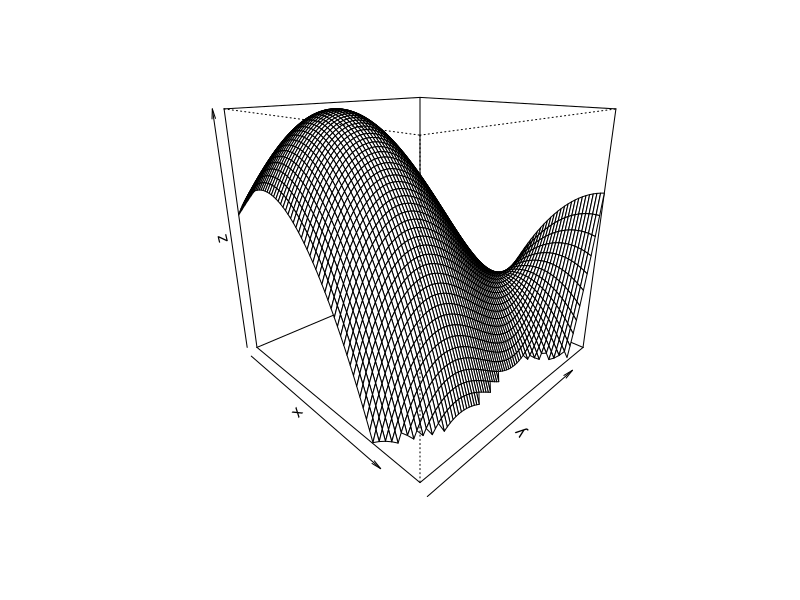
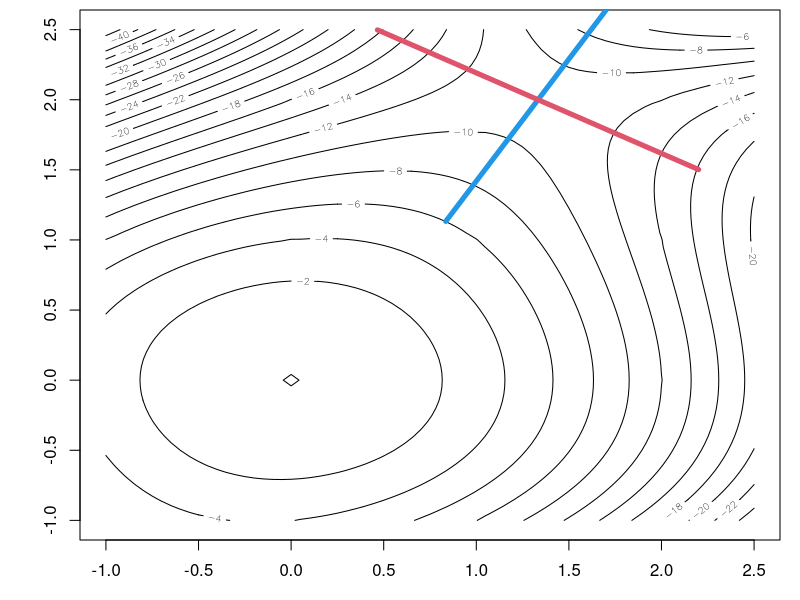

The R source for these figures, in order: (Note: this script raises an error after producing the figures.)
################################
### Computational Statistics ###
### Code from math-lecture 1 ###
################################

### Analytic optimization    ###
g <- function(x1, x2){
  -3*x1^2 - 4*x2^2 + x1*x2^3
}
# symbolic partial derivatives
D(expression(-3*x1^2 - 4*x2^2 + x1*x2^3), "x1")
D(expression(-3*x1^2 - 4*x2^2 + x1*x2^3), "x2")

# prepare contour/3d-plot
x1grid <- -20:50/20
x2grid <- -20:50/20
dx1 <- length(x1grid)
dx2 <- length(x2grid)
dx <- dx1*dx2

gx <- matrix(rep(NA, dx), nrow=dx1)
for (i in 1:dx1)
for (j in 1:dx2)
{
  x <- x1grid[i]
  y <- x2grid[j]
  gx[i, j] <- g(x, y)
}
mgx <- matrix(gx, nrow=dx1, ncol=dx2)

# 3d plot
mgxcut <- mgx/(mgx > -15)   # set values below -15 to -Inf to avoid them in the plot
persp(x1grid, x2grid, mgxcut, xlab="x", ylab="y", zlab="z", theta=45, phi=20, zlim=c(-15, 0))

dev.new(width=6, height=6, unit="cm")
par(oma=c(1, 1, 0, 1), mar=c(2, 3, 0.5, 0))
contour(x1grid, x2grid, mgx, nlevels=20)

H <- function(x){
  matrix(c(-6, 3*x[2]^2, 3*x[2]^2, -8+6*x[1]*x[2]), ncol=2)
}

cand1  <- c(0, 0)
ecand1 <- eigen(H(cand1))
ecand1
cand2  <- c(4/3, 2)
ecand2 <- eigen(H(cand2))
ecand2

# draw eigenvectors in contour plot
line1 <- rbind(cand2 - ecand2$vectors[, 1], cand2 + ecand2$vectors[, 1])
line2 <- rbind(cand2 - ecand2$vectors[, 2], cand2 + ecand2$vectors[, 2])
lines(line1, lwd=5, col=4)
lines(line2, lwd=5, col=2)


### Basic matrix algebra     ###
X <- matrix(c(1, 2,
              1, 5,
              1, 8), ncol=2, byrow=TRUE)

V    <- t(X) %*% X
Vinv <- solve(V)
Vinv
Vinv %*% V

A <- matrix(c(1, 0, 0, 0), ncol=2)
solve(A)

# Examples how the LS estimator can be coded
y    <- c(3, 4, 6)
betahat <- solve(t(X) %*% X) %*% t(X) %*% y
betahat <- solve(crossprod(X)) %*% t(X) %*% y
betahat <- solve(crossprod(X), t(X) %*% y)

# investigate running time for 10^5 LS-calculations
stime <- proc.time()
for (i in 1:1e5) beta <- solve(t(X) %*% X) %*% t(X) %*% y
proc.time()-stime

stime <- proc.time()
for (i in 1:1e5) beta <- solve(crossprod(X)) %*% t(X) %*% y
proc.time()-stime

stime <- proc.time()
for (i in 1:1e5) beta <- solve(crossprod(X), t(X) %*% y)
proc.time()-stime
# around 40% saving in running time


### About determinants       ###
# density of multivariate normal distribution
f <- function(x, mu, Sigma){
  p <- length(mu)
  1/(2*pi^p*det(Sigma)) * exp(-1/2 * t(x-mu) %*% solve(Sigma) %*% (x-mu))
}
f(c(0, 0), c(0, 0), diag(2))   # Sigma = identity matrix I = diag(2)

# det(solve(A))=1/det(A), the latter is faster to compute
set.seed(2021)
size <- 5
rep <- 100000
A <- matrix(rnorm(size^2), ncol=size)
det(solve(A))
#[1] -0.5090438
1/det(A)
#[1] -0.5090438

stime <- proc.time()
for (i in 1:rep){
  s <- det(solve(A))
}
proc.time() - stime
#user system elapsed
#5.00 0.06 5.06

stime <- proc.time()
for (i in 1:rep){
  s <- 1/det(A)
}
proc.time() - stime
#user system elapsed
#1.52 0.03 1.55

